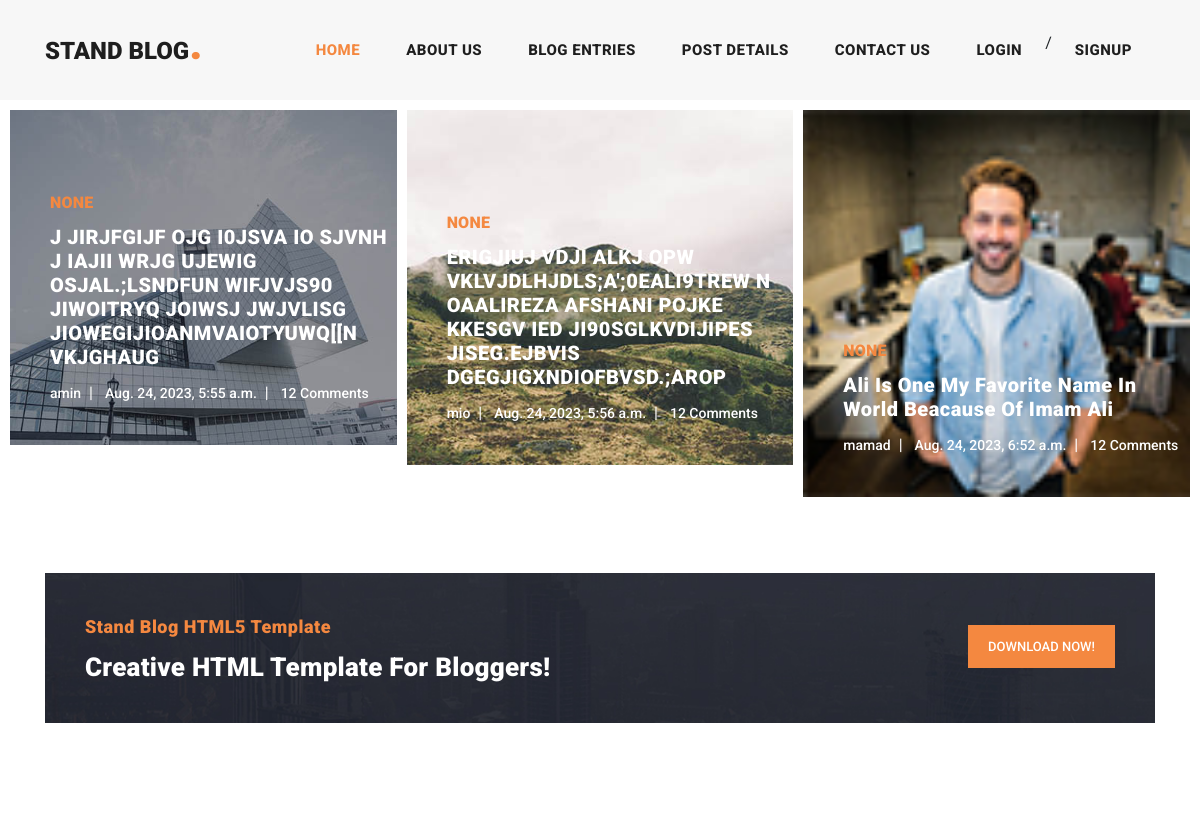
Before: / (upper part) with the older database file.
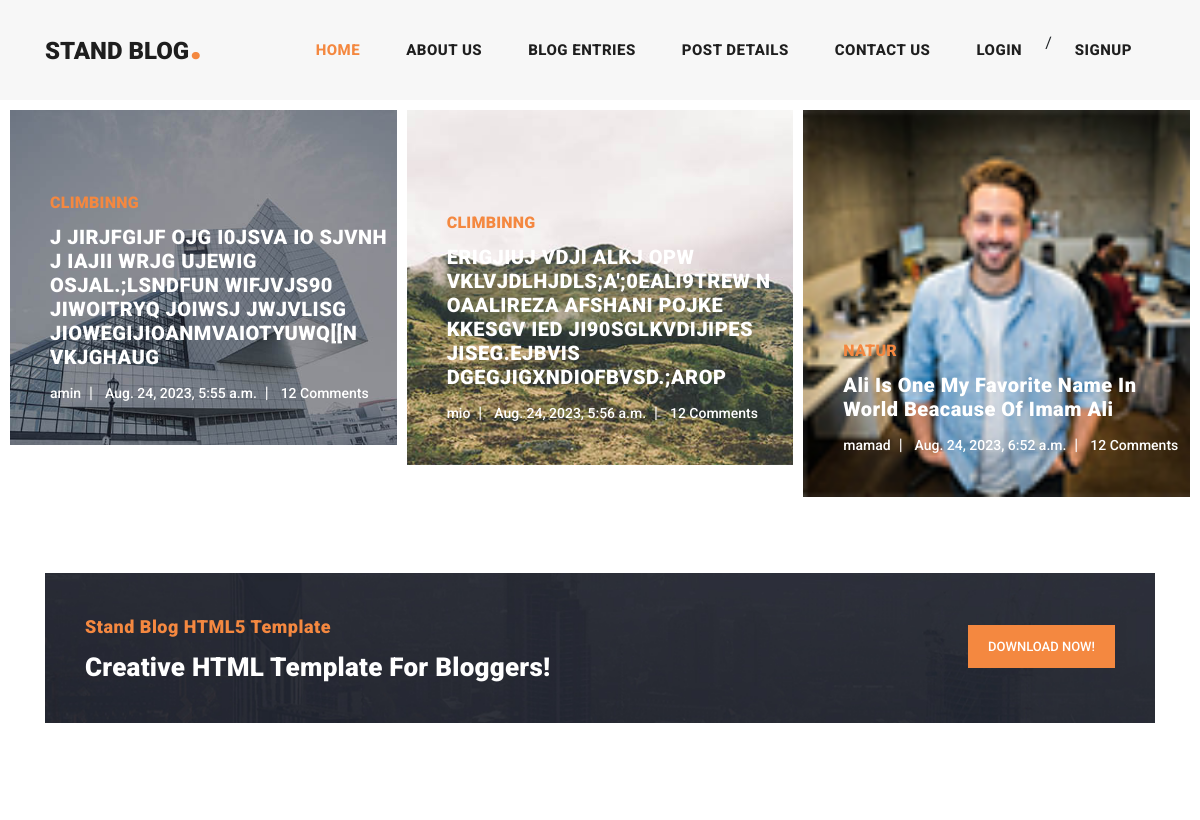
After: the same page with the newer database file.
### blog_app/models.py (models this page shows, shortened)
class post_blog(models.Model):
    author=models.ForeignKey(User , on_delete=models.CASCADE)
    category=models.ManyToManyField(category)
    title=models.CharField(max_length=70)
    body=models.TextField()
    image=models.ImageField(upload_to='images/article')
    created=models.DateTimeField(auto_now_add=True)
    updated=models.DateTimeField(auto_now=True)

class category(models.Model):
    title=models.CharField(max_length=30)
    crerated=models.DateTimeField(auto_now_add=True)
    def __str__(self):
        return self.title

### home_page/views.py (the view)
# urls.py: path('', include('home_page.urls')),
def home_page(request):
     article=post_blog.objects.all()
     return render(request , 'home_page/index.html' , context={'article': article})

### home_page/templates/home_page/index.html (shortened to what this page needs)
{% load static %}
<!DOCTYPE html>
<html lang="en">
  <head>
    <link href="{% static 'vendor/bootstrap/css/bootstrap.min.css' %}" rel="stylesheet">
    <link rel="stylesheet" href="{% static 'css/fontawesome.css' %}">
    <link rel="stylesheet" href="{% static 'css/templatemo-stand-blog.css'%} ">
    <link rel="stylesheet" href="{% static 'css/owl.css' %}">
  </head>
  <body>
    <header class="">
      <nav class="navbar navbar-expand-lg">
        <div class="container">
          <a class="navbar-brand" href="index.html"><h2>Stand Blog<em>.</em></h2></a>
          <div class="collapse navbar-collapse" id="navbarResponsive">
            <ul class="navbar-nav ml-auto">
              <li class="nav-item active">
                <a class="nav-link" href="index.html">Home
                </a>
              </li>
              <li class="nav-item">
                <a class="nav-link" href="cjh uisd">About Us</a>
              </li>
              <li class="nav-item">
                <a class="nav-link" href="blog.html">Blog Entries</a>
              </li>
              <li class="nav-item">
                <a class="nav-link" href="post-details.html">Post Details</a>
              </li>
              <li class="nav-item">
                <a class="nav-link" href="contact.html">Contact Us</a>
              </li>
                {% if request.User.is_authenticated %}
                    <li class="nav-item">
                      <a class="nav-link" href="{% url 'account:logout' %}">logout</a>
                    </li>
                {% else %}
                   <div style="display: flex">
                        <li class="nav-item">
                            <a class="nav-link" href="{% url 'account:account_app' %}">login </a>
                        </li>
                       /
                        <li class="nav-item">
                             <a class="nav-link" href="{% url 'account:regester' %}">SIGNUP </a>
                        </li>
                   </div>
                {% endif %}
            </ul>
          </div>
        </div>
      </nav>
    </header>
    <div class="main-banner header-text">
      <div class="container-fluid">
        <div class="owl-banner owl-carousel">
          {% for article in article %}
              <div class="item">
            <img src="{{ article.image.url }}" alt="{{ article.title }}">
            <div class="item-content">
              <div class="main-content">
                <div class="meta-category">
                  <span>{{ article.category.first }}</span>
                </div>
                <a href="post-details.html"><h4>{{ article.body}}</h4></a>
                <ul class="post-info">
                  <li><a href="#">{{ article.author.username }}</a></li>
                  <li><a href="#">{{ article.created }}</a></li>
                  <li><a href="#">12 Comments</a></li>
                </ul>
              </div>
            </div>
          </div>
          {% endfor %}
        </div>
      </div>
    </div>
    <section class="call-to-action">
      <div class="container">
        <div class="row">
          <div class="col-lg-12">
            <div class="main-content">
              <div class="row">
                <div class="col-lg-8">
                  <span>Stand Blog HTML5 Template</span>
                  <h4>Creative HTML Template For Bloggers!</h4>
                </div>
                <div class="col-lg-4">
                  <div class="main-button">
                    <a rel="nofollow" href="https://templatemo.com/tm-551-stand-blog" target="_parent">Download Now!</a>
                  </div>
                </div>
              </div>
            </div>
          </div>
        </div>
      </div>
    </section>
  </body>
</html>

### assets/css/templatemo-stand-blog.css (style rules this page uses)
body { font-family: 'Roboto', sans-serif; overflow-x: hidden; text-rendering: optimizeLegibility; -webkit-font-smoothing: antialiased; -moz-osx-font-smoothing: grayscale; }
a { text-decoration: none!important; }
ul { padding: 0; margin: 0; list-style: none; }
h1,h2,h3,h4,h5,h6 { margin: 0px; }
.main-button a { display: inline-block; background-color: #f48840; color: #fff; font-size: 13px; font-weight: 500; padding: 12px 20px; text-transform: uppercase; transition: all .3s; }
header { position: absolute; z-index: 99999; width: 100%; height: 100px; background-color: #f7f7f7; -webkit-transition: all 0.3s ease-in-out 0s; -moz-transition: all 0.3s ease-in-out 0s; -o-transition: all 0.3s ease-in-out 0s; transition: all 0.3s ease-in-out 0s; }
header .navbar { padding: 25px 0px; }
.navbar .navbar-brand { float: left; margin-top: -12px; outline: none; }
.navbar .navbar-brand h2 { color: #1e1e1e; text-transform: uppercase; font-size: 24px; font-weight: 900; -webkit-transition: all .3s ease 0s; -moz-transition: all .3s ease 0s; -o-transition: all .3s ease 0s; transition: all .3s ease 0s; }
.navbar .navbar-brand h2 em { font-size: 44px; font-style: normal; color: #f48840; }
#navbarResponsive { z-index: 999; }
.navbar-collapse { text-align: center; }
.navbar .navbar-nav .nav-item { margin: 0px 15px; }
.navbar .navbar-nav a.nav-link { text-transform: capitalize; font-size: 15px; font-weight: 800; text-transform: uppercase; letter-spacing: 0.5px; color: #1e1e1e; transition: all 0.3s; }
.navbar .navbar-nav .nav-link:hover, .navbar .navbar-nav .active>.nav-link, .navbar .navbar-nav .nav-link.active, .navbar .navbar-nav .nav-link.show, .navbar .navbar-nav .show>.nav-link { color: #f48840; }
.main-banner .container-fluid { padding: 0px 10px; margin-bottom: -24px; }
.owl-banner { padding-top: 110px; }
.owl-banner .item { position: relative; }
.owl-banner .item .item-content { position: absolute; bottom: 40px; left: 40px; }
.owl-banner .item .item-content .meta-category span { color: #f48840; font-size: 18px; text-transform: uppercase; font-weight: 900; letter-spacing: 0.25px; }
.owl-banner .item .item-content h4 { font-size: 24px; font-weight: 900; color: #fff; letter-spacing: 0.5px; text-transform: capitalize; margin: 10px 0px 12px 0px; }
.owl-banner .item .item-content ul li { display: inline-block; margin-right: 8px; }
.owl-banner .item .item-content ul li:after { content: '|'; color: #fff; margin-left: 8px; }
.owl-banner .item .item-content ul li:last-child::after { display: none; }
.owl-banner .item .item-content ul li a { font-size: 14px; color: #fff; font-weight: 500; transition: all .3s; }
.call-to-action { margin-top: 100px; }
.call-to-action .main-content { padding: 40px; background-image: url(../images/cta-bg.jpg); background-position: center center; background-repeat: no-repeat; background-size: cover; }
.call-to-action .main-content span { color: #f48840; font-size: 18px; font-weight: 900; letter-spacing: 0.5px; }
.call-to-action .main-content h4 { margin-bottom: 0px; margin-top: 12px; color: #fff; font-size: 26px; font-weight: 900; letter-spacing: 0.25px; }
.call-to-action .main-content .main-button { text-align: right; margin-top: 12px; }
@media (max-width: 1250px) { .owl-banner .item .item-content .meta-category span { font-size: 16px; } }
@media (max-width: 1250px) { .owl-banner .item .item-content h4 { font-size: 20px; } }

Changed rows visible on the page:
changed post_blog "Aug. 24, 2023, 5:55 a.m.": category.first "NONE" → "CLIMBINNG"
changed post_blog "Aug. 24, 2023, 5:56 a.m.": category.first "NONE" → "CLIMBINNG"
changed post_blog "Ali Is One My Favorite Name In World Beacause Of Imam Ali": category.first "NONE" → "NATUR"
